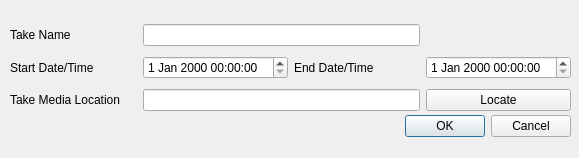
<?xml version="1.0" encoding="UTF-8"?>
<ui version="4.0">
 <class>addTakeDialog</class>
 <widget class="QDialog" name="addTakeDialog">
  <property name="geometry">
   <rect>
    <x>0</x>
    <y>0</y>
    <width>579</width>
    <height>158</height>
   </rect>
  </property>
  <property name="windowTitle">
   <string>Add Take</string>
  </property>
  <widget class="QDialogButtonBox" name="buttonBox">
   <property name="geometry">
    <rect>
     <x>20</x>
     <y>110</y>
     <width>551</width>
     <height>32</height>
    </rect>
   </property>
   <property name="orientation">
    <enum>Qt::Horizontal</enum>
   </property>
   <property name="standardButtons">
    <set>QDialogButtonBox::Cancel|QDialogButtonBox::Ok</set>
   </property>
  </widget>
  <widget class="QWidget" name="gridLayoutWidget">
   <property name="geometry">
    <rect>
     <x>10</x>
     <y>20</y>
     <width>561</width>
     <height>95</height>
    </rect>
   </property>
   <layout class="QGridLayout" name="gridLayout">
    <item row="2" column="3">
     <widget class="QPushButton" name="locateMediaLocation">
      <property name="text">
       <string>Locate</string>
      </property>
     </widget>
    </item>
    <item row="2" column="1" colspan="2">
     <widget class="QLineEdit" name="mediaLocation"/>
    </item>
    <item row="2" column="0">
     <widget class="QLabel" name="label_2">
      <property name="text">
       <string>Take Media Location</string>
      </property>
     </widget>
    </item>
    <item row="1" column="0">
     <widget class="QLabel" name="label">
      <property name="text">
       <string>Start Date/Time</string>
      </property>
     </widget>
    </item>
    <item row="1" column="1">
     <widget class="QDateTimeEdit" name="startDateTime"/>
    </item>
    <item row="1" column="2">
     <widget class="QLabel" name="label_3">
      <property name="text">
       <string>End Date/Time</string>
      </property>
     </widget>
    </item>
    <item row="1" column="3">
     <widget class="QDateTimeEdit" name="endDateTime"/>
    </item>
    <item row="0" column="0">
     <widget class="QLabel" name="label_4">
      <property name="text">
       <string>Take Name</string>
      </property>
     </widget>
    </item>
    <item row="0" column="1" colspan="2">
     <widget class="QLineEdit" name="takeName"/>
    </item>
   </layout>
  </widget>
 </widget>
 <resources/>
 <connections>
  <connection>
   <sender>buttonBox</sender>
   <signal>accepted()</signal>
   <receiver>addTakeDialog</receiver>
   <slot>accept()</slot>
   <hints>
    <hint type="sourcelabel">
     <x>248</x>
     <y>254</y>
    </hint>
    <hint type="destinationlabel">
     <x>157</x>
     <y>274</y>
    </hint>
   </hints>
  </connection>
  <connection>
   <sender>buttonBox</sender>
   <signal>rejected()</signal>
   <receiver>addTakeDialog</receiver>
   <slot>reject()</slot>
   <hints>
    <hint type="sourcelabel">
     <x>316</x>
     <y>260</y>
    </hint>
    <hint type="destinationlabel">
     <x>286</x>
     <y>274</y>
    </hint>
   </hints>
  </connection>
 </connections>
</ui>
